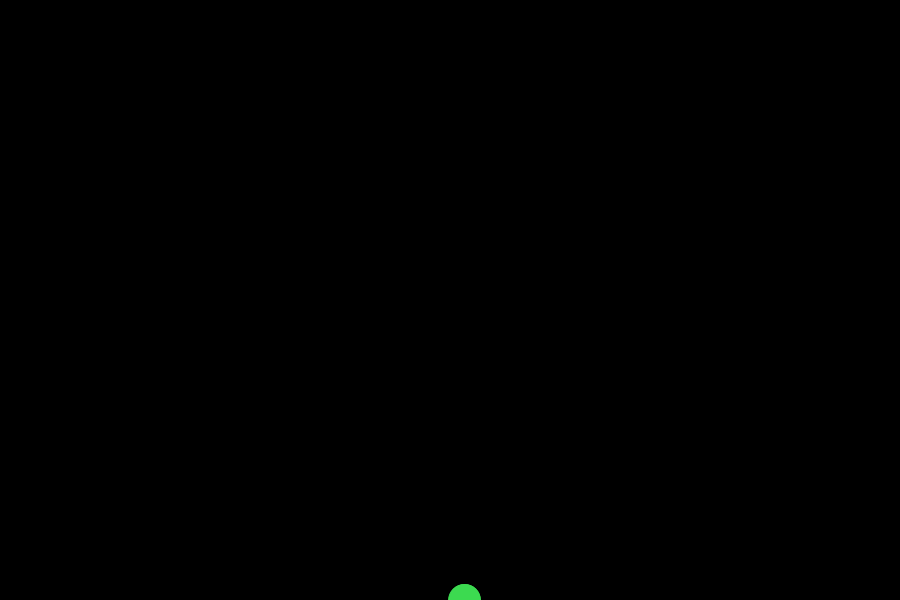
Frame 1 (no input)
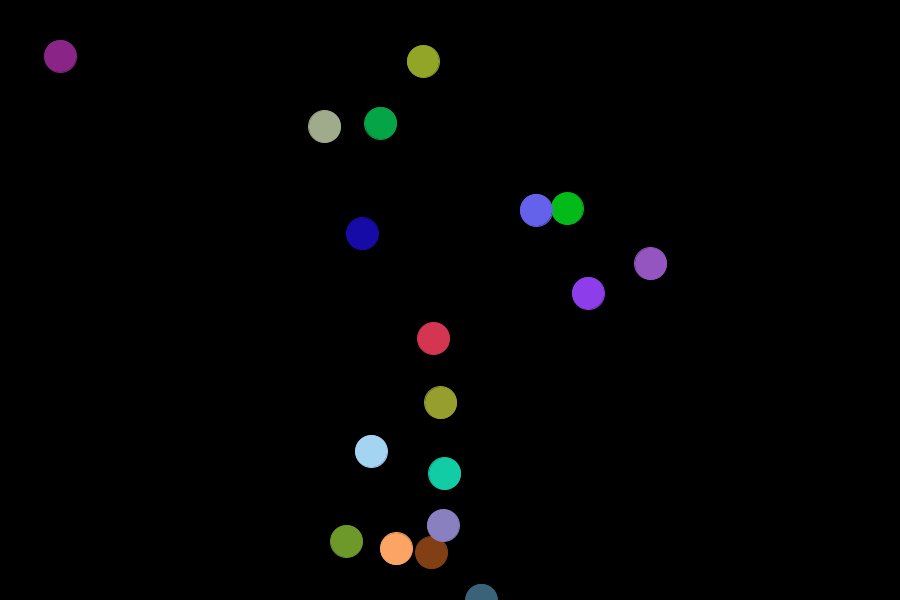
Frame 60 (the mouse pressed at the canvas centre just before this capture)
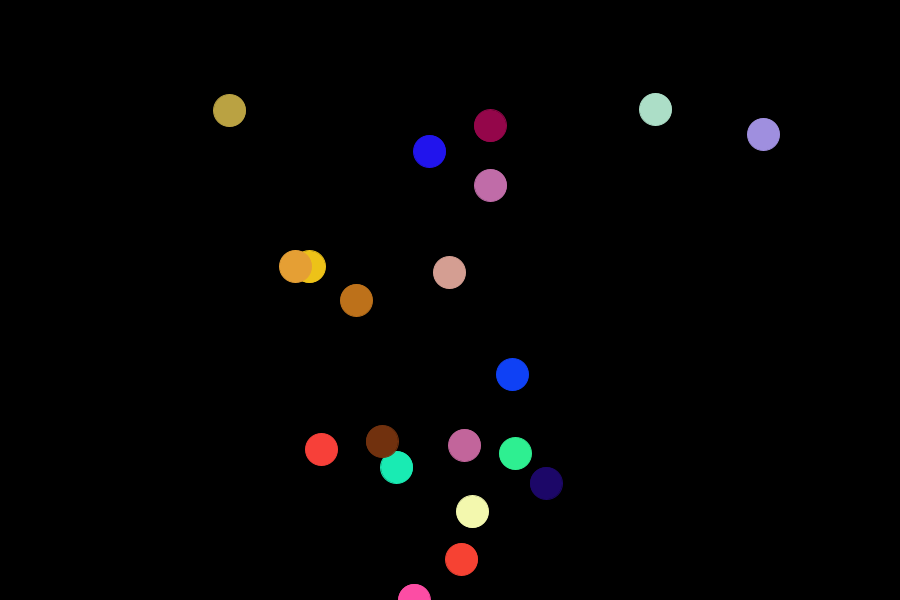
Frame 120 (the mouse held since frame 60 and released just before this capture)

The Processing sketch that drew these frames (run headless with seeded random() and noise(); from frame 60 on, the mouse is pressed at the canvas centre):

// Processing sketch: Fire
// ── Fire.pde
ArrayList<Ball> b;
boolean stop = false;

void setup(){
  size(900,600);
  b = new ArrayList<Ball>();
}

void draw(){
  background(0);
  b.add(0, new Ball(random(400,500), height));
  for(int j = 0; j < b.size(); j++){
    b.get(j).render();
    if (stop == false){   
      b.get(j).update();
      if (b.get(j).y < 50 || b.get(j).x < 0 || b.get(j).x > width){
        b.remove(j);
      }
    }
  }
  
}

void keyPressed(){
  if (stop){
    stop = false;
  } else {
    stop = true;
  }
}

// ── Ball.pde
class Ball{
  private float x;
  private float y;
  private float velx;
  private float vely;
  private color c;
  private float size;
  
  Ball(float x,float y){
    this.x = x;
    this.y = y;
    this.size = 32;
    this.velx = random(-15,15);
    this.vely = -random(10,50);
    this.c = color(random(0,255),random(0,255),random(0,255),255);
  }
  
  void render(){
    fill(this.c);
    stroke(this.c);
    ellipse(x,y,this.size,this.size);
  }
  
  void update(){
    this.x += this.velx;
    this.y += this.vely;
  }
}
